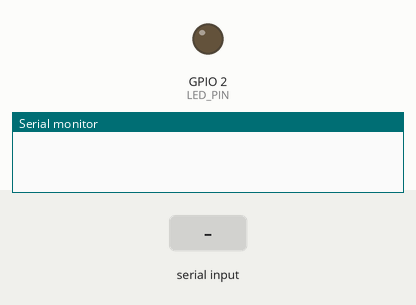
The sketch below on a simulated ESP32. Shown: output pins drawn as LEDs (lit = HIGH), the last lines printed to the serial monitor. The inputs (shaded band) are chosen by the test bench.

Above: at 1.2 s.
1.3 s: "ON\n" received over Serial
At 1.7 s:
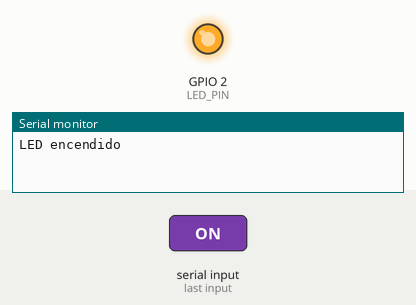
2.8 s: "OFF\n" received over Serial
At 4.0 s:
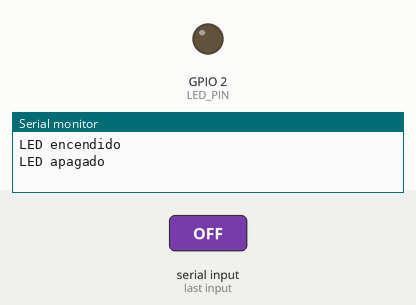
Timing chart, 0 to 5.8 s (numbered marks = the images above; inputs shaded):
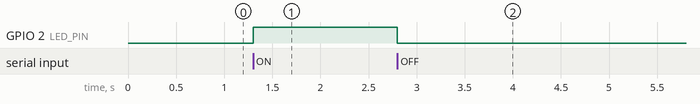

Measured:
- after the input at 1.3 s, GPIO 2 (LED_PIN): LOW → HIGH at once
- after the input at 2.8 s, GPIO 2 (LED_PIN): HIGH → LOW at once

The sketch:

Activa_led_ComunicSerie.ino
```cpp
#define LED_PIN 2  // Cambia por el pin que uses para el LED

void setup() {
  Serial.begin(115200);      // Inicia la comunicación serial
  pinMode(LED_PIN, OUTPUT);  // Configura el pin como salida
  digitalWrite(LED_PIN, LOW);
}

void loop() {
  if (Serial.available()) {
    String comando = Serial.readStringUntil('\n');
    comando.trim(); // Elimina espacios y saltos de línea

    if (comando == "ON") {
      digitalWrite(LED_PIN, HIGH);
      Serial.println("LED encendido");
    } else if (comando == "OFF") {
      digitalWrite(LED_PIN, LOW);
      Serial.println("LED apagado");
    } else {
      Serial.println("Comando no reconocido");
    }
  }
}
```
